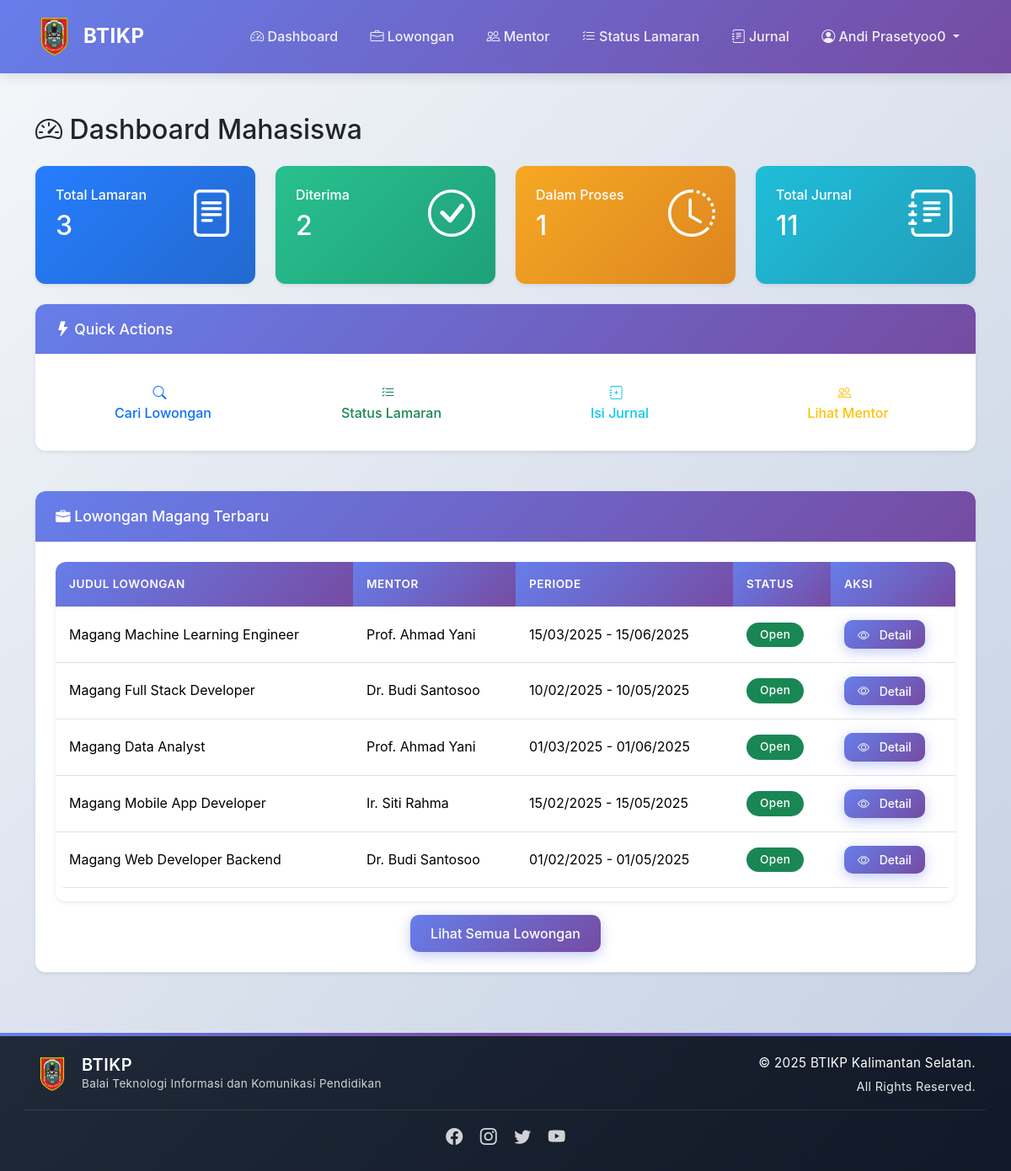
Page /pages/dashboard_mahasiswa.php (signed in) on the committed database.
### tables this page shows
CREATE TABLE `lowongan` (
  `id` int(11) NOT NULL,
  `judul` varchar(255) NOT NULL,
  `deskripsi` text,
  `mentor_id` int(11) NOT NULL,
  `tgl_mulai` date DEFAULT NULL,
  `tgl_selesai` date DEFAULT NULL,
  `status` enum('open','closed') DEFAULT 'open'
);

CREATE TABLE `users` (
  `id` int(11) NOT NULL,
  `nama` varchar(100) NOT NULL,
  `email` varchar(100) NOT NULL,
  `password` varchar(255) NOT NULL,
  `role` enum('mahasiswa','mentor','admin') NOT NULL,
  `created_at` datetime DEFAULT CURRENT_TIMESTAMP
);

### pages/dashboard_mahasiswa.php (the view, shortened to what this page needs)
<?php
require_once '../config/database.php';
include '../includes/header.php';
$user_id = $_SESSION['user_id'];
$query_lamaran = "SELECT COUNT(*) as total FROM lamaran WHERE user_id = '$user_id'";
$result_lamaran = mysqli_query($conn, $query_lamaran);
$total_lamaran = mysqli_fetch_assoc($result_lamaran)['total'];
$query_diterima = "SELECT COUNT(*) as total FROM lamaran WHERE user_id = '$user_id' AND status = 'diterima'";
$result_diterima = mysqli_query($conn, $query_diterima);
$total_diterima = mysqli_fetch_assoc($result_diterima)['total'];
$query_proses = "SELECT COUNT(*) as total FROM lamaran WHERE user_id = '$user_id' AND status = 'proses'";
$result_proses = mysqli_query($conn, $query_proses);
$total_proses = mysqli_fetch_assoc($result_proses)['total'];
$query_jurnal = "SELECT COUNT(*) as total FROM jurnal WHERE user_id = '$user_id'";
$result_jurnal = mysqli_query($conn, $query_jurnal);
$total_jurnal = mysqli_fetch_assoc($result_jurnal)['total'];
$query_lowongan = "SELECT l.*, u.nama as nama_mentor
                   FROM lowongan l
                   JOIN mentors m ON l.mentor_id = m.user_id
                   JOIN users u ON m.user_id = u.id
                   WHERE l.status = 'open'
                   ORDER BY l.id DESC LIMIT 5";
$result_lowongan = mysqli_query($conn, $query_lowongan);
?>
<div class="container my-5">
    <h2 class="mb-4">
        <i class="bi bi-speedometer2"></i> Dashboard Mahasiswa
    </h2>
    <div class="row g-4 mb-4">
        <div class="col-md-3">
            <div class="card bg-primary text-white h-100">
                <div class="card-body">
                    <div class="d-flex justify-content-between align-items-center">
                        <div>
                            <h6 class="card-title mb-0">Total Lamaran</h6>
                            <h2 class="mt-2 mb-0"><?= $total_lamaran ?></h2>
                        </div>
                        <i class="bi bi-file-text display-4"></i>
                    </div>
                </div>
            </div>
        </div>
        <div class="col-md-3">
            <div class="card bg-success text-white h-100">
                <div class="card-body">
                    <div class="d-flex justify-content-between align-items-center">
                        <div>
                            <h6 class="card-title mb-0">Diterima</h6>
                            <h2 class="mt-2 mb-0"><?= $total_diterima ?></h2>
                        </div>
                        <i class="bi bi-check-circle display-4"></i>
                    </div>
                </div>
            </div>
        </div>
        <div class="col-md-3">
            <div class="card bg-warning text-white h-100">
                <div class="card-body">
                    <div class="d-flex justify-content-between align-items-center">
                        <div>
                            <h6 class="card-title mb-0">Dalam Proses</h6>
                            <h2 class="mt-2 mb-0"><?= $total_proses ?></h2>
                        </div>
                        <i class="bi bi-clock-history display-4"></i>
                    </div>
                </div>
            </div>
        </div>
        <div class="col-md-3">
            <div class="card bg-info text-white h-100">
                <div class="card-body">
                    <div class="d-flex justify-content-between align-items-center">
                        <div>
                            <h6 class="card-title mb-0">Total Jurnal</h6>
                            <h2 class="mt-2 mb-0"><?= $total_jurnal ?></h2>
                        </div>
                        <i class="bi bi-journal-text display-4"></i>
                    </div>
                </div>
            </div>
        </div>
    </div>
    <div class="row g-4 mb-4">
        <div class="col-md-12">
            <div class="card">
                <div class="card-header bg-primary text-white">
                    <h5 class="mb-0"><i class="bi bi-lightning-fill"></i> Quick Actions</h5>
                </div>
                <div class="card-body">
                    <div class="row g-3">
                        <div class="col-md-3">
                            <a href="lowongan_list.php" class="btn btn-outline-primary w-100">
                                <i class="bi bi-search"></i><br>Cari Lowongan
                            </a>
                        </div>
                        <div class="col-md-3">
                            <a href="lamaran_status.php" class="btn btn-outline-success w-100">
                                <i class="bi bi-list-check"></i><br>Status Lamaran
                            </a>
                        </div>
                        <div class="col-md-3">
                            <a href="jurnal_mahasiswa.php" class="btn btn-outline-info w-100">
                                <i class="bi bi-journal-plus"></i><br>Isi Jurnal
                            </a>
                        </div>
                        <div class="col-md-3">
                            <a href="mentor_list.php" class="btn btn-outline-warning w-100">
                                <i class="bi bi-people"></i><br>Lihat Mentor
                            </a>
                        </div>
                    </div>
                </div>
            </div>
        </div>
    </div>
    <div class="row">
        <div class="col-md-12">
            <div class="card">
                <div class="card-header bg-primary text-white">
                    <h5 class="mb-0"><i class="bi bi-briefcase-fill"></i> Lowongan Magang Terbaru</h5>
                </div>
                <div class="card-body">
                    <?php if (mysqli_num_rows($result_lowongan) > 0): ?>
                        <div class="table-responsive">
                            <table class="table table-hover">
                                <thead>
                                    <tr>
                                        <th>Judul Lowongan</th>
                                        <th>Mentor</th>
                                        <th>Periode</th>
                                        <th>Status</th>
                                        <th>Aksi</th>
                                    </tr>
                                </thead>
                                <tbody>
                                    <?php while ($row = mysqli_fetch_assoc($result_lowongan)): ?>
                                    <tr>
                                        <td><?= $row['judul'] ?></td>
                                        <td><?= $row['nama_mentor'] ?></td>
                                        <td>
                                            <?= date('d/m/Y', strtotime($row['tgl_mulai'])) ?> -
                                            <?= date('d/m/Y', strtotime($row['tgl_selesai'])) ?>
                                        </td>
                                        <td>
                                            <span class="badge bg-success">Open</span>
                                        </td>
                                        <td>
                                            <a href="lowongan_detail.php?id=<?= $row['id'] ?>" class="btn btn-sm btn-primary">
                                                <i class="bi bi-eye"></i> Detail
                                            </a>
                                        </td>
                                    </tr>
                                    <?php endwhile; ?>
                                </tbody>
                            </table>
                        </div>
                        <div class="text-center mt-3">
                            <a href="lowongan_list.php" class="btn btn-primary">Lihat Semua Lowongan</a>
                        </div>
                    <?php else: ?>
                        <div class="alert alert-info mb-0">
                            <i class="bi bi-info-circle"></i> Belum ada lowongan tersedia saat ini.
                        </div>
                    <?php endif; ?>
                </div>
            </div>
        </div>
    </div>
</div>
<?php include '../includes/footer.php'; ?>

### includes/header.php (shortened to what this page needs)
<!DOCTYPE html>
<html lang="id">
<head>
    <link href="https://cdn.jsdelivr.net/npm/bootstrap@5.3.2/dist/css/bootstrap.min.css" rel="stylesheet">
    <link rel="stylesheet" href="https://cdn.jsdelivr.net/npm/bootstrap-icons@1.11.1/font/bootstrap-icons.css">
    <link rel="stylesheet" href="../assets/css/style.css">
    <link rel="stylesheet" href="../assets/css/style.css">
</head>
<body>
    <nav class="navbar navbar-expand-lg navbar-dark">
        <div class="container">
            <a class="navbar-brand" href="../index.php">
                <img src="../assets/img/logo.png" alt="BTIKP Logo">
                <span>BTIKP</span>
            </a>
            <div class="collapse navbar-collapse" id="navbarNav">
                <ul class="navbar-nav ms-auto">
                    <?php if (isset($_SESSION['user_id'])): ?>
                        <?php if ($_SESSION['role'] == 'mahasiswa'): ?>
                            <li class="nav-item">
                                <a class="nav-link" href="dashboard_mahasiswa.php">
                                    <i class="bi bi-speedometer2"></i> Dashboard
                                </a>
                            </li>
                            <li class="nav-item">
                                <a class="nav-link" href="lowongan_list.php">
                                    <i class="bi bi-briefcase"></i> Lowongan
                                </a>
                            </li>
                            <li class="nav-item">
                                <a class="nav-link" href="mentor_list.php">
                                    <i class="bi bi-people"></i> Mentor
                                </a>
                            </li>
                            <li class="nav-item">
                                <a class="nav-link" href="lamaran_status.php">
                                    <i class="bi bi-list-check"></i> Status Lamaran
                                </a>
                            </li>
                            <li class="nav-item">
                                <a class="nav-link" href="jurnal_mahasiswa.php">
                                    <i class="bi bi-journal-text"></i> Jurnal
                                </a>
                            </li>
                        <?php endif; ?>
                        <li class="nav-item dropdown">
                            <a class="nav-link dropdown-toggle" href="#" role="button" data-bs-toggle="dropdown">
                                <i class="bi bi-person-circle"></i> <?= $_SESSION['nama'] ?>
                            </a>
                        </li>
                    <?php endif; ?>
                </ul>
            </div>
        </div>
    </nav>

### includes/footer.php (shortened to what this page needs)
    <footer class="bg-dark text-white mt-5 py-4">
        <div class="container">
            <div class="row align-items-center">
                <div class="col-md-6 text-center text-md-start mb-3 mb-md-0">
                    <div class="d-flex align-items-center justify-content-center justify-content-md-start">
                        <img src="../assets/img/logo.png" alt="BTIKP Logo" style="height: 40px; margin-right: 15px;">
                        <div>
                            <h5 class="mb-0" style="font-weight: 600; letter-spacing: 0.5px;">BTIKP</h5>
                            <p class="mb-0" style="font-size: 0.85rem; opacity: 0.8;">Balai Teknologi Informasi dan Komunikasi Pendidikan</p>
                        </div>
                    </div>
                </div>
                <div class="col-md-6 text-center text-md-end">
                    <p class="mb-1">&copy; 2025 BTIKP Kalimantan Selatan.</p>
                    <p class="mb-0" style="font-size: 0.9rem; opacity: 0.9;">All Rights Reserved.</p>
                </div>
            </div>
            <div class="row mt-3 pt-3" style="border-top: 1px solid rgba(255,255,255,0.1);">
                <div class="col-12 text-center">
                    <div class="social-links">
                        <a href="#" class="text-white me-3" style="opacity: 0.8; transition: opacity 0.3s;" onmouseover="this.style.opacity='1'" onmouseout="this.style.opacity='0.8'">
                            <i class="bi bi-facebook fs-5"></i>
                        </a>
                        <a href="#" class="text-white me-3" style="opacity: 0.8; transition: opacity 0.3s;" onmouseover="this.style.opacity='1'" onmouseout="this.style.opacity='0.8'">
                            <i class="bi bi-instagram fs-5"></i>
                        </a>
                        <a href="#" class="text-white me-3" style="opacity: 0.8; transition: opacity 0.3s;" onmouseover="this.style.opacity='1'" onmouseout="this.style.opacity='0.8'">
                            <i class="bi bi-twitter fs-5"></i>
                        </a>
                        <a href="#" class="text-white" style="opacity: 0.8; transition: opacity 0.3s;" onmouseover="this.style.opacity='1'" onmouseout="this.style.opacity='0.8'">
                            <i class="bi bi-youtube fs-5"></i>
                        </a>
                    </div>
                </div>
            </div>
        </div>
    </footer>
</body>
</html>

### rows in the picture
lowongan: judul "Magang Machine Learning Engineer", users.nama "Prof. Ahmad Yani", tgl_mulai "15/03/2025", tgl_selesai "15/06/2025"
lowongan: judul "Magang Full Stack Developer", users.nama "Dr. Budi Santosoo", tgl_mulai "10/02/2025", tgl_selesai "10/05/2025"
lowongan: judul "Magang Data Analyst", users.nama "Prof. Ahmad Yani", tgl_mulai "01/03/2025", tgl_selesai "01/06/2025"
lowongan: judul "Magang Mobile App Developer", users.nama "Ir. Siti Rahma", tgl_mulai "15/02/2025", tgl_selesai "15/05/2025"
lowongan: judul "Magang Web Developer Backend", users.nama "Dr. Budi Santosoo", tgl_mulai "01/02/2025", tgl_selesai "01/05/2025"

### other values in the picture
$_SESSION['nama'] "Andi Prasetyoo0"
$total_lamaran "3"
$total_diterima "2"
$total_proses "1"
$total_jurnal "11"
